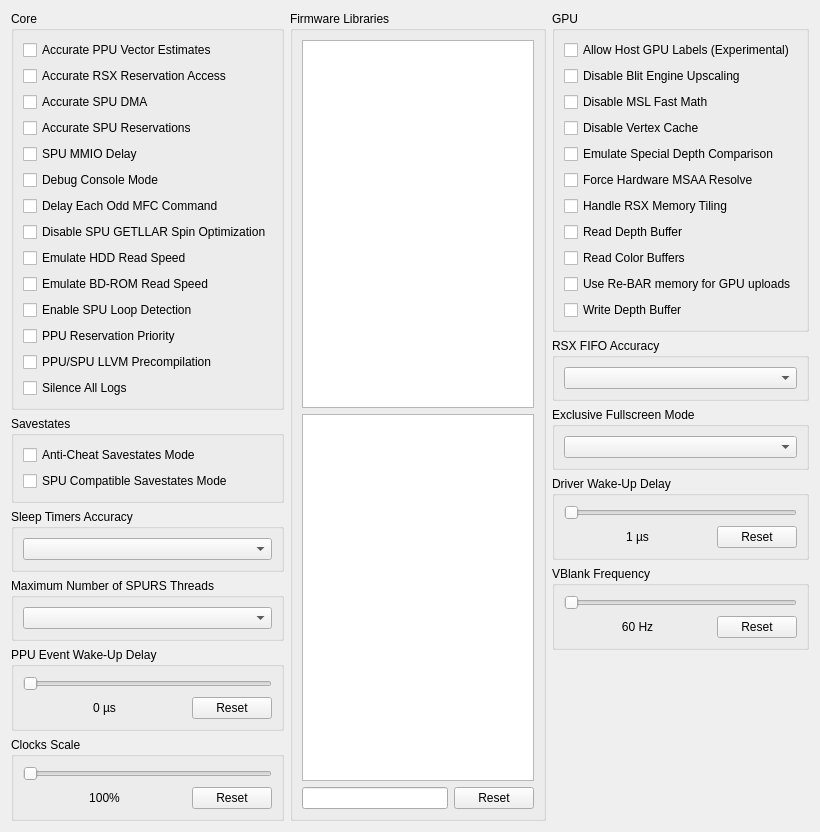
         <widget class="QWidget" name="advancedTabScrollContents">
          <property name="geometry">
           <rect>
            <x>0</x>
            <y>0</y>
            <width>820</width>
            <height>737</height>
           </rect>
          </property>
          <layout class="QVBoxLayout" name="advancedTabScrollContentsLayout">
           <item>
            <layout class="QHBoxLayout" name="advancedTabLayout" stretch="1,1,1">
             <item>
              <layout class="QVBoxLayout" name="advancedTabLayoutLeft">
               <item>
                <widget class="QGroupBox" name="gb_advanced_core">
                 <property name="sizePolicy">
                  <sizepolicy hsizetype="Preferred" vsizetype="Minimum">
                   <horstretch>0</horstretch>
                   <verstretch>0</verstretch>
                  </sizepolicy>
                 </property>
                 <property name="title">
                  <string>Core</string>
                 </property>
                 <layout class="QVBoxLayout" name="gb_advanced_core_layout">
                  <item>
                   <widget class="QCheckBox" name="accuratePPUVEST">
                    <property name="text">
                     <string>Accurate PPU Vector Estimates</string>
                    </property>
                   </widget>
                  </item>
                  <item>
                   <widget class="QCheckBox" name="accurateRSXAccess">
                    <property name="text">
                     <string>Accurate RSX Reservation Access</string>
                    </property>
                   </widget>
                  </item>
                  <item>
                   <widget class="QCheckBox" name="accurateSpuDMA">
                    <property name="text">
                     <string>Accurate SPU DMA</string>
                    </property>
                   </widget>
                  </item>
                  <item>
                   <widget class="QCheckBox" name="accurateSpuReservations">
                    <property name="text">
                     <string>Accurate SPU Reservations</string>
                    </property>
                   </widget>
                  </item>
                  <item>
                   <widget class="QCheckBox" name="spuMmioDelay">
                    <property name="text">
                     <string>SPU MMIO Delay</string>
                    </property>
                   </widget>
                  </item>
                  <item>
                   <widget class="QCheckBox" name="debugConsoleMode">
                    <property name="text">
                     <string>Debug Console Mode</string>
                    </property>
                   </widget>
                  </item>
                  <item>
                   <widget class="QCheckBox" name="mfcDelayCommand">
                    <property name="text">
                     <string>Delay Each Odd MFC Command</string>
                    </property>
                   </widget>
                  </item>
                  <item>
                   <widget class="QCheckBox" name="disableSpinOptimization">
                    <property name="text">
                     <string>Disable SPU GETLLAR Spin Optimization</string>
                    </property>
                   </widget>
                  </item>
                  <item>
                   <widget class="QCheckBox" name="emulateHddSpeed">
                    <property name="text">
                     <string>Emulate HDD Read Speed</string>
                    </property>
                   </widget>
                  </item>
                  <item>
                   <widget class="QCheckBox" name="emulateBdvdSpeed">
                    <property name="text">
                     <string>Emulate BD-ROM Read Speed</string>
                    </property>
                   </widget>
                  </item>
                  <item>
                   <widget class="QCheckBox" name="spuLoopDetection">
                    <property name="text">
                     <string>Enable SPU Loop Detection</string>
                    </property>
                   </widget>
                  </item>
                  <item>
                   <widget class="QCheckBox" name="ppuReservationPrority">
                    <property name="text">
                     <string>PPU Reservation Priority</string>
                    </property>
                   </widget>
                  </item>
                  <item>
                   <widget class="QCheckBox" name="llvmPrecompilation">
                    <property name="text">
                     <string>PPU/SPU LLVM Precompilation</string>
                    </property>
                   </widget>
                  </item>
                  <item>
                   <widget class="QCheckBox" name="silenceAllLogs">
                    <property name="text">
                     <string>Silence All Logs</string>
                    </property>
                   </widget>
                  </item>
                 </layout>
                </widget>
               </item>
              <item>
                <widget class="QGroupBox" name="gb_advanced_savestates">
                 <property name="sizePolicy">
                  <sizepolicy hsizetype="Preferred" vsizetype="Minimum">
                   <horstretch>0</horstretch>
                   <verstretch>0</verstretch>
                  </sizepolicy>
                 </property>
                 <property name="title">
                  <string>Savestates</string>
                 </property>
                 <layout class="QVBoxLayout" name="gb_advanced_savestates_layout">
                  <item>
                   <widget class="QCheckBox" name="antiCheatSavestates">
                    <property name="text">
                     <string>Anti-Cheat Savestates Mode</string>
                    </property>
                   </widget>
                  </item>
                  <item>
                   <widget class="QCheckBox" name="compatibleSavestates">
                    <property name="text">
                     <string>SPU Compatible Savestates Mode</string>
                    </property>
                   </widget>
                  </item>
                 </layout>
                </widget>
               </item>
               <item>
                <widget class="QGroupBox" name="gb_sleep_timers_accuracy">
                 <property name="sizePolicy">
                  <sizepolicy hsizetype="Preferred" vsizetype="Minimum">
                   <horstretch>0</horstretch>
                   <verstretch>0</verstretch>
                  </sizepolicy>
                 </property>
                 <property name="title">
                  <string>Sleep Timers Accuracy</string>
                 </property>
                 <layout class="QVBoxLayout" name="gb_sleep_timers_accuracy_layout">
                  <item>
                   <widget class="QComboBox" name="sleepTimersAccuracy"/>
                  </item>
                 </layout>
                </widget>
               </item>
               <item>
                <widget class="QGroupBox" name="gb_max_spurs_threads">
                 <property name="sizePolicy">
                  <sizepolicy hsizetype="Preferred" vsizetype="Minimum">
                   <horstretch>0</horstretch>
                   <verstretch>0</verstretch>
                  </sizepolicy>
                 </property>
                 <property name="title">
                  <string>Maximum Number of SPURS Threads</string>
                 </property>
                 <layout class="QVBoxLayout" name="gb_max_spurs_threads_layout">
                  <item>
                   <widget class="QComboBox" name="maxSPURSThreads"/>
                  </item>
                 </layout>
                </widget>
               </item>
               <item>
                <widget class="QGroupBox" name="gb_ppuEventWakeupDelay">
                 <property name="sizePolicy">
                  <sizepolicy hsizetype="Preferred" vsizetype="Minimum">
                   <horstretch>0</horstretch>
                   <verstretch>0</verstretch>
                  </sizepolicy>
                 </property>
                 <property name="title">
                  <string>PPU Event Wake-Up Delay</string>
                 </property>
                 <layout class="QVBoxLayout" name="gb_ppuEventWakeupDelay_layout">
                  <item>
                   <widget class="QSlider" name="ppuEventWakeupDelay">
                    <property name="orientation">
                     <enum>Qt::Orientation::Horizontal</enum>
                    </property>
                   </widget>
                  </item>
                  <item>
                   <layout class="QHBoxLayout" name="ppuEventWakeupDelayLayout" stretch="1,0">
                    <item>
                     <widget class="QLabel" name="ppuEventWakeupText">
                      <property name="text">
                       <string>0 µs</string>
                      </property>
                      <property name="alignment">
                       <set>Qt::AlignmentFlag::AlignCenter</set>
                      </property>
                     </widget>
                    </item>
                    <item>
                     <widget class="QPushButton" name="ppuEventWakeupReset">
                      <property name="text">
                       <string>Reset</string>
                      </property>
                     </widget>
                    </item>
                   </layout>
                  </item>
                 </layout>
                </widget>
               </item>
               <item>
                <widget class="QGroupBox" name="gb_clockScale">
                 <property name="sizePolicy">
                  <sizepolicy hsizetype="Preferred" vsizetype="Minimum">
                   <horstretch>0</horstretch>
                   <verstretch>0</verstretch>
                  </sizepolicy>
                 </property>
                 <property name="title">
                  <string>Clocks Scale</string>
                 </property>
                 <layout class="QVBoxLayout" name="gb_clockScale_layout">
                  <item>
                   <widget class="QSlider" name="clockScale">
                    <property name="orientation">
                     <enum>Qt::Orientation::Horizontal</enum>
                    </property>
                   </widget>
                  </item>
                  <item>
                   <layout class="QHBoxLayout" name="clockScaleLayout" stretch="1,0">
                    <item>
                     <widget class="QLabel" name="clockScaleText">
                      <property name="text">
                       <string>100%</string>
                      </property>
                      <property name="alignment">
                       <set>Qt::AlignmentFlag::AlignCenter</set>
                      </property>
                     </widget>
                    </item>
                    <item>
                     <widget class="QPushButton" name="clockScaleReset">
                      <property name="text">
                       <string>Reset</string>
                      </property>
                     </widget>
                    </item>
                   </layout>
                  </item>
                 </layout>
                </widget>
               </item>
               <item>
                <spacer name="advancedTabSpacerLeft">
                 <property name="orientation">
                  <enum>Qt::Orientation::Vertical</enum>
                 </property>
                 <property name="sizeType">
                  <enum>QSizePolicy::Policy::MinimumExpanding</enum>
                 </property>
                 <property name="sizeHint" stdset="0">
                  <size>
                   <width>0</width>
                   <height>0</height>
                  </size>
                 </property>
                </spacer>
               </item>
              </layout>
             </item>
             <item>
              <layout class="QVBoxLayout" name="advancedTabLayoutMiddle">
               <item>
                <widget class="QGroupBox" name="gb_libs">
                 <property name="title">
                  <string>Firmware Libraries</string>
                 </property>
                 <layout class="QVBoxLayout" name="gb_libs_layout">
                  <item>
                   <widget class="QListWidget" name="hleList">
                    <property name="sizePolicy">
                     <sizepolicy hsizetype="Preferred" vsizetype="Preferred">
                      <horstretch>0</horstretch>
                      <verstretch>0</verstretch>
                     </sizepolicy>
                    </property>
                    <property name="selectionMode">
                     <enum>QAbstractItemView::SelectionMode::ExtendedSelection</enum>
                    </property>
                   </widget>
                  </item>
                  <item>
                   <widget class="QListWidget" name="lleList">
                    <property name="sizePolicy">
                     <sizepolicy hsizetype="Preferred" vsizetype="Preferred">
                      <horstretch>0</horstretch>
                      <verstretch>0</verstretch>
                     </sizepolicy>
                    </property>
                    <property name="selectionMode">
                     <enum>QAbstractItemView::SelectionMode::ExtendedSelection</enum>
                    </property>
                   </widget>
                  </item>
                  <item>
                   <layout class="QHBoxLayout" name="gb_lleLibs_layout" stretch="1,0">
                    <property name="spacing">
                     <number>6</number>
                    </property>
                    <property name="sizeConstraint">
                     <enum>QLayout::SizeConstraint::SetNoConstraint</enum>
                    </property>
                    <item>
                     <widget class="QLineEdit" name="searchBox"/>
                    </item>
                    <item>
                     <widget class="QPushButton" name="resetLleList">
                      <property name="text">
                       <string>Reset</string>
                      </property>
                     </widget>
                    </item>
                   </layout>
                  </item>
                 </layout>
                </widget>
               </item>
              </layout>
             </item>
             <item>
              <layout class="QVBoxLayout" name="advancedTabLayoutRight">
               <item>
                <widget class="QGroupBox" name="gb_advanced_gpu">
                 <property name="sizePolicy">
                  <sizepolicy hsizetype="Preferred" vsizetype="Minimum">
                   <horstretch>0</horstretch>
                   <verstretch>0</verstretch>
                  </sizepolicy>
                 </property>
                 <property name="title">
                  <string>GPU</string>
                 </property>
                 <layout class="QVBoxLayout" name="gb_advanced_gpu_layout">
                  <item>
                   <widget class="QCheckBox" name="allowHostGPULabels">
                    <property name="text">
                     <string>Allow Host GPU Labels (Experimental)</string>
                    </property>
                   </widget>
                  </item>
                  <item>
                   <widget class="QCheckBox" name="blitEngineScaling">
                    <property name="text">
                     <string>Disable Blit Engine Upscaling</string>
                    </property>
                   </widget>
                  </item>
                  <item>
                   <widget class="QCheckBox" name="disableMslFastMath">
                    <property name="text">
                     <string>Disable MSL Fast Math</string>
                    </property>
                   </widget>
                  </item>
                  <item>
                   <widget class="QCheckBox" name="disableVertexCache">
                    <property name="text">
                     <string>Disable Vertex Cache</string>
                    </property>
                   </widget>
                  </item>
                  <item>
                   <widget class="QCheckBox" name="emulateDepthCompare">
                    <property name="text">
                     <string>Emulate Special Depth Comparison</string>
                    </property>
                   </widget>
                  </item>
                  <item>
                   <widget class="QCheckBox" name="forceHwMSAAResolve">
                    <property name="text">
                     <string>Force Hardware MSAA Resolve</string>
                    </property>
                   </widget>
                  </item>
                  <item>
                   <widget class="QCheckBox" name="handleTiledMemory">
                    <property name="text">
                     <string>Handle RSX Memory Tiling</string>
                    </property>
                   </widget>
                  </item>
                  <item>
                   <widget class="QCheckBox" name="readDepth">
                    <property name="text">
                     <string>Read Depth Buffer</string>
                    </property>
                   </widget>
                  </item>
                  <item>
                   <widget class="QCheckBox" name="readColor">
                    <property name="text">
                     <string>Read Color Buffers</string>
                    </property>
                   </widget>
                  </item>
                  <item>
                   <widget class="QCheckBox" name="useReBAR">
                    <property name="text">
                     <string>Use Re-BAR memory for GPU uploads</string>
                    </property>
                   </widget>
                  </item>
                  <item>
                   <widget class="QCheckBox" name="dumpDepth">
                    <property name="text">
                     <string>Write Depth Buffer</string>
                    </property>
                   </widget>
                  </item>
                 </layout>
                </widget>
               </item>
               <item>
                <widget class="QGroupBox" name="gb_rsx_fifo_accuracy">
                 <property name="sizePolicy">
                  <sizepolicy hsizetype="Preferred" vsizetype="Minimum">
                   <horstretch>0</horstretch>
                   <verstretch>0</verstretch>
                  </sizepolicy>
                 </property>
                 <property name="title">
                  <string>RSX FIFO Accuracy</string>
                 </property>
                 <layout class="QVBoxLayout" name="gb_rsx_fifo_accuracy_layout">
                  <item>
                   <widget class="QComboBox" name="FIFOAccuracy"/>
                  </item>
                 </layout>
                </widget>
               </item>
               <item>
                <widget class="QGroupBox" name="gb_exclusiveFullscreen">
                 <property name="sizePolicy">
                  <sizepolicy hsizetype="Preferred" vsizetype="Minimum">
                   <horstretch>0</horstretch>
                   <verstretch>0</verstretch>
                  </sizepolicy>
                 </property>
                 <property name="title">
                  <string>Exclusive Fullscreen Mode</string>
                 </property>
                 <layout class="QVBoxLayout" name="gb_exclusiveFullscreen_layout">
                  <item>
                   <widget class="QComboBox" name="exclusiveFullscreenMode"/>
                  </item>
                 </layout>
                </widget>
               </item>
               <item>
                <widget class="QGroupBox" name="gb_wakeupDelay">
                 <property name="sizePolicy">
                  <sizepolicy hsizetype="Preferred" vsizetype="Minimum">
                   <horstretch>0</horstretch>
                   <verstretch>0</verstretch>
                  </sizepolicy>
                 </property>
                 <property name="title">
                  <string>Driver Wake-Up Delay</string>
                 </property>
                 <layout class="QVBoxLayout" name="gb_wakeupDelay_layout">
                  <item>
                   <widget class="QSlider" name="wakeupDelay">
                    <property name="orientation">
                     <enum>Qt::Orientation::Horizontal</enum>
                    </property>
                   </widget>
                  </item>
                  <item>
                   <layout class="QHBoxLayout" name="wakeupDelayLayout" stretch="1,0">
                    <item>
                     <widget class="QLabel" name="wakeupText">
                      <property name="text">
                       <string>1 µs</string>
                      </property>
                      <property name="alignment">
                       <set>Qt::AlignmentFlag::AlignCenter</set>
                      </property>
                     </widget>
                    </item>
                    <item>
                     <widget class="QPushButton" name="wakeupReset">
                      <property name="text">
                       <string>Reset</string>
                      </property>
                     </widget>
                    </item>
                   </layout>
                  </item>
                 </layout>
                </widget>
               </item>
               <item>
                <widget class="QGroupBox" name="gb_vblank">
                 <property name="sizePolicy">
                  <sizepolicy hsizetype="Preferred" vsizetype="Minimum">
                   <horstretch>0</horstretch>
                   <verstretch>0</verstretch>
                  </sizepolicy>
                 </property>
                 <property name="title">
                  <string>VBlank Frequency</string>
                 </property>
                 <layout class="QVBoxLayout" name="gb_vblank_layout">
                  <item>
                   <widget class="QSlider" name="vblank">
                    <property name="orientation">
                     <enum>Qt::Orientation::Horizontal</enum>
                    </property>
                   </widget>
                  </item>
                  <item>
                   <layout class="QHBoxLayout" name="vBlankLayout" stretch="1,0">
                    <item>
                     <widget class="QLabel" name="vblankText">
                      <property name="text">
                       <string>60 Hz</string>
                      </property>
                      <property name="alignment">
                       <set>Qt::AlignmentFlag::AlignCenter</set>
                      </property>
                     </widget>
                    </item>
                    <item>
                     <widget class="QPushButton" name="vblankReset">
                      <property name="text">
                       <string>Reset</string>
                      </property>
                     </widget>
                    </item>
                   </layout>
                  </item>
                 </layout>
                </widget>
               </item>
               <item>
                <spacer name="advancedTabSpacerRight">
                 <property name="orientation">
                  <enum>Qt::Orientation::Vertical</enum>
                 </property>
                 <property name="sizeType">
                  <enum>QSizePolicy::Policy::MinimumExpanding</enum>
                 </property>
                 <property name="sizeHint" stdset="0">
                  <size>
                   <width>13</width>
                   <height>13</height>
                  </size>
                 </property>
                </spacer>
               </item>
              </layout>
             </item>
            </layout>
           </item>
           <item>
            <spacer name="advancedTabSpacer">
             <property name="orientation">
              <enum>Qt::Orientation::Vertical</enum>
             </property>
             <property name="sizeHint" stdset="0">
              <size>
               <width>0</width>
               <height>0</height>
              </size>
             </property>
            </spacer>
           </item>
          </layout>
         </widget>
